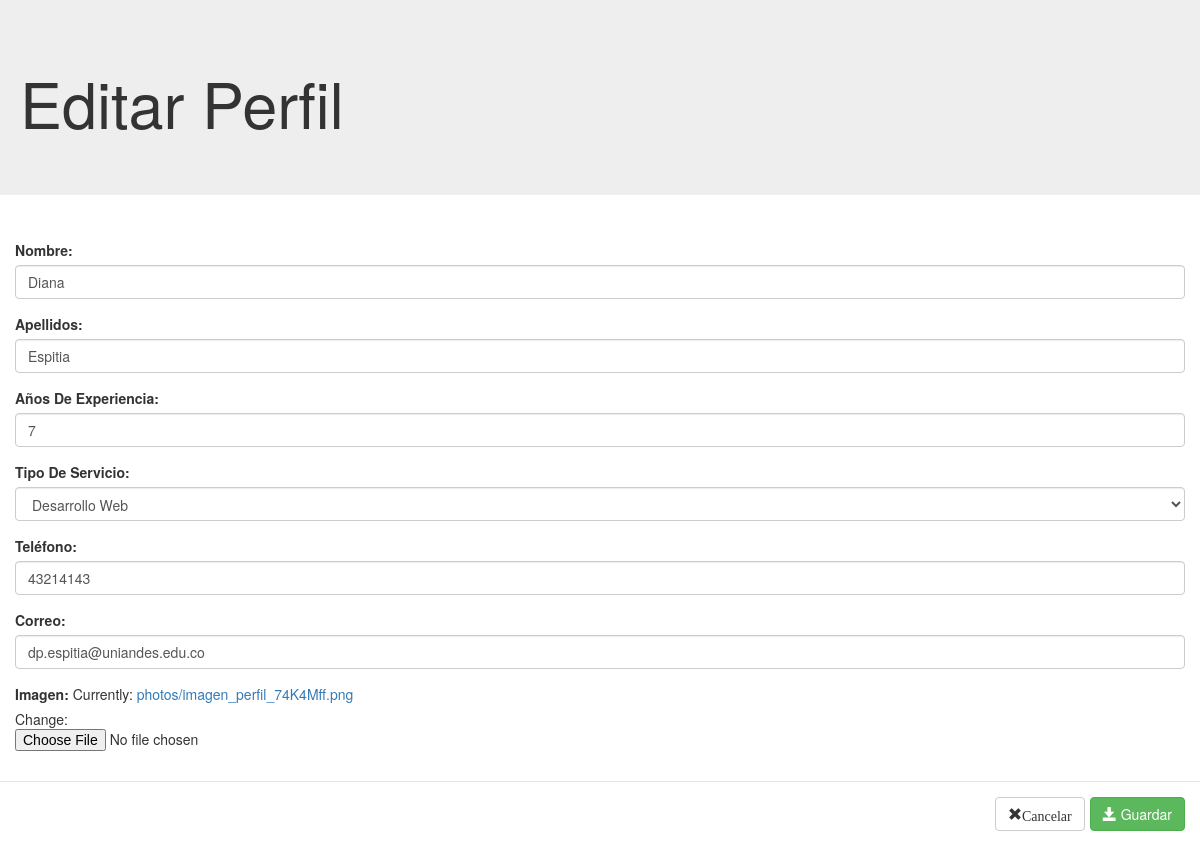
Page /editar/2 (signed in) on the committed database.
### polls/models.py (models this page shows)
class Trabajador(models.Model):
    nombre = models.CharField(max_length=1000)
    apellidos = models.CharField(max_length=1000)
    aniosExperiencia = models.IntegerField()
    tiposDeServicio = models.ForeignKey(TiposDeServicio, null=True)
    telefono = models.CharField(max_length=1000)
    correo = models.CharField(max_length=1000)
    imagen = models.ImageField(upload_to='photos')
    usuarioId = models.OneToOneField(User, null=True)

### polls/views.py (the view)
# urls.py: url(r'^editar/(?P<idTrabajador>\d+)$', views.editar_perfil, name='editar'),
def editar_perfil(request,idTrabajador):
    trabajador=Trabajador.objects.get(usuarioId=idTrabajador)
    if request.method == 'POST':
        form_trabajador = TrabajadorForm(request.POST, request.FILES, instance=trabajador)
        if form_trabajador.is_valid():
            form_trabajador.save()
            return HttpResponseRedirect('/')
        else:
            messages.error(request, form_trabajador.errors, extra_tags="alert-danger")
    else:
        form_trabajador = TrabajadorForm(instance=trabajador)
    context = {'form_trabajador': form_trabajador}
    return render(request, 'polls/editar.html', context)

### polls/models.py (called while the page is built)
    def __str__(self):
        return self.nombre

### polls/templates/polls/editar.html (shortened to what this page needs)
<!DOCTYPE html>
<html lang="en">
<head>
    <link rel="stylesheet" href="http://maxcdn.bootstrapcdn.com/bootstrap/3.3.6/css/bootstrap.min.css" />
</head>
<body>
<div class="jumbotron" style="padding-left: 20px; height: 50%">
    <h1>Editar Perfil</h1>
</div>
{% if not user.is_authenticated %}
    <div class="container" style="padding: 5px">
        {% if user.is_authenticated and user.is_superuser %}
            <h3>Administrar</h3>
            <p>Salir del sitio e ir al módulo de administración principal del sistema en Django.</p>
            <a class="glyphicon glyphicon-exclamation-sign" href="admin" target="_blank"> Abrir</a>
        {% endif %}
    </div>
{% else %}
    <form role="form" method="post" enctype="multipart/form-data" id="editar_perfil" novalidate="novalidate">
        <div class="modal-body">
            {% for field in form_trabajador %}
                <div class="form-group">
                    {{ field.label_tag }}
                    {{ field }}
                </div>
            {% endfor %}
        </div>
        <div class="modal-footer btn-toolbar">
            <button type="submit" id="id_grabar" class="btn btn-default btn-success pull-right">
                <span class="glyphicon glyphicon-save"></span> Guardar
            </button>
            <a href="/" class="btn btn-default btn-default pull-right"><span
                    class="glyphicon glyphicon-remove">Cancelar</span></a>
        </div>
    </form>
{% endif %}
</body>
</html>

### rows in the picture
Trabajador: form_trabajador "Diana" "Espitia" "7" "Desarrollo Web" "43214143" "dp.espitia@uniandes.edu.co"

### other values in the picture
{{ field.label_tag }} "Nombre:" "Apellidos:" "Años De Experiencia:" "Tipo De Servicio:" "Teléfono:" "Correo:" "Imagen:"
